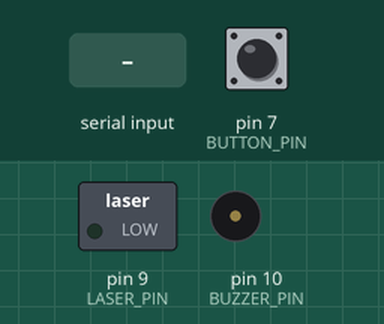
A sketch run on a simulated Arduino Uno, built with avr-gcc and run on an emulated ATmega328P. Parts: switched loads named in the sketch (green lamp = pin HIGH), buzzer (waves = sounding, pin HIGH). Inputs (shaded band) come from the test bench; at power-on: pin 7 (BUTTON_PIN) HIGH. What the sketch prints to the serial monitor is not drawn.

Above: at 1.2 s.
1.3 s: "TRAP_ON\n" received over Serial
At 1.6 s:
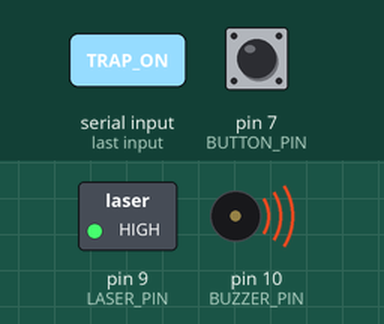
4.5 s: "TRAP_OFF\n" received over Serial
At 5.3 s:
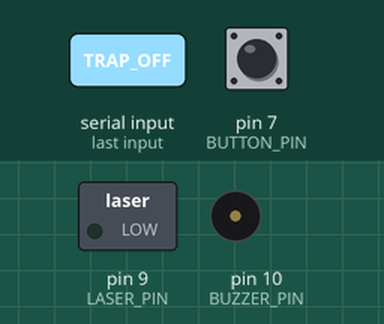
Timing chart, 0 to 7.5 s (numbered marks = the images above; inputs shaded):
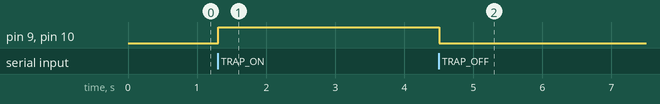

The sketch:

sketch_apr11a.ino
```cpp
#define LASER_PIN 9
#define BUZZER_PIN 10
#define BUTTON_PIN 7

void setup() {
  Serial.begin(9600);
  pinMode(LASER_PIN, OUTPUT);
  pinMode(BUZZER_PIN, OUTPUT);
  pinMode(BUTTON_PIN, INPUT_PULLUP);  // Using internal pull-up resistor

  digitalWrite(LASER_PIN, LOW);   // Laser off by default
  digitalWrite(BUZZER_PIN, LOW);  // Buzzer off by default
}

void loop() {
  // 1. Listen to Serial Commands from Python
  if (Serial.available()) {
    String command = Serial.readStringUntil('\n');
    command.trim();  // Remove any whitespace/newlines

    if (command == "TRAP_ON") {
      digitalWrite(LASER_PIN, HIGH);
      digitalWrite(BUZZER_PIN, HIGH);
      Serial.println("⚠️ TRAP ACTIVATED: Laser + Buzzer ON");
    }
    else if (command == "TRAP_OFF") {
      digitalWrite(LASER_PIN, LOW);
      digitalWrite(BUZZER_PIN, LOW);
      Serial.println("✅ TRAP DEACTIVATED: Laser + Buzzer OFF");
    }
  }

  // 2. Monitor Button Press (Fake OBD port trigger)
  if (digitalRead(BUTTON_PIN) == LOW) {
    delay(200);  // Simple debounce
    Serial.println("OBD_HACK_ATTEMPT");  // Send to Python
    delay(1000);  // Wait a bit before next trigger
  }
}
```

Measured:
- after the input at 1.3 s, pin 9 (LASER_PIN), pin 10 (BUZZER_PIN): LOW → HIGH at once
- after the input at 4.5 s, pin 9 (LASER_PIN), pin 10 (BUZZER_PIN): HIGH → LOW at once
